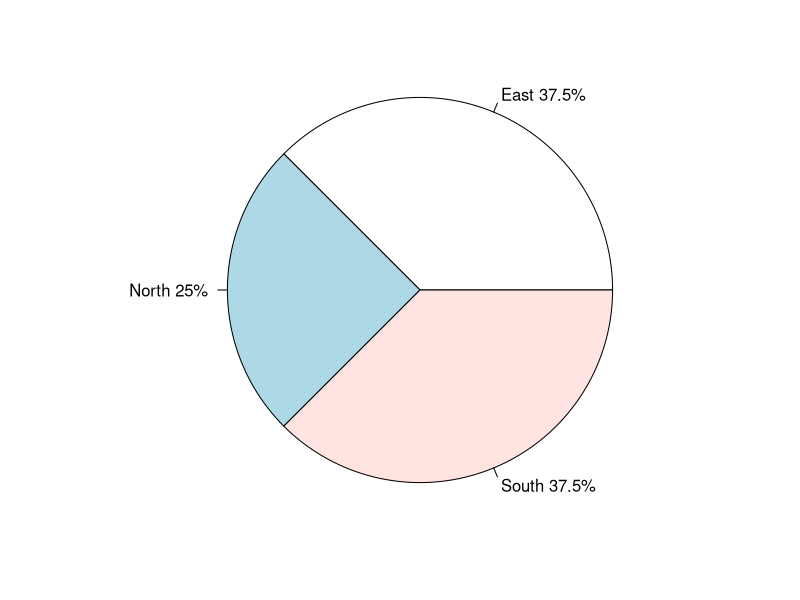
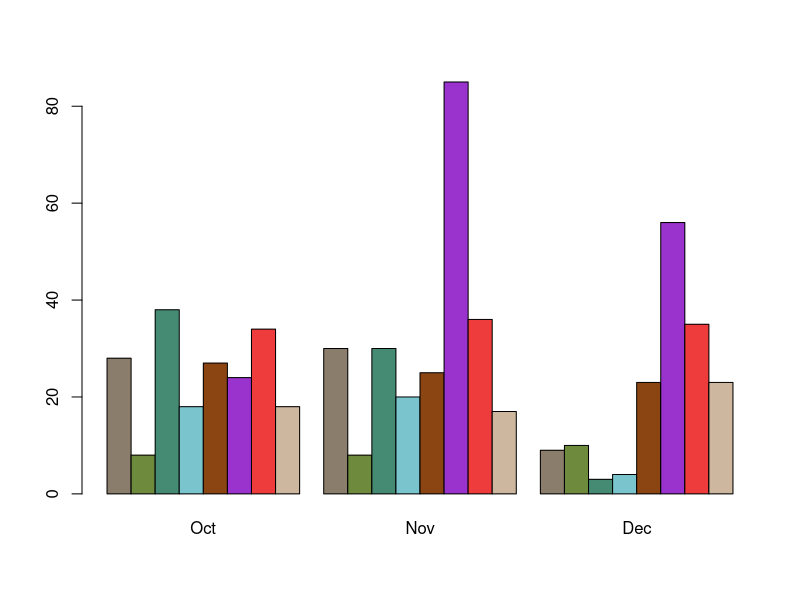
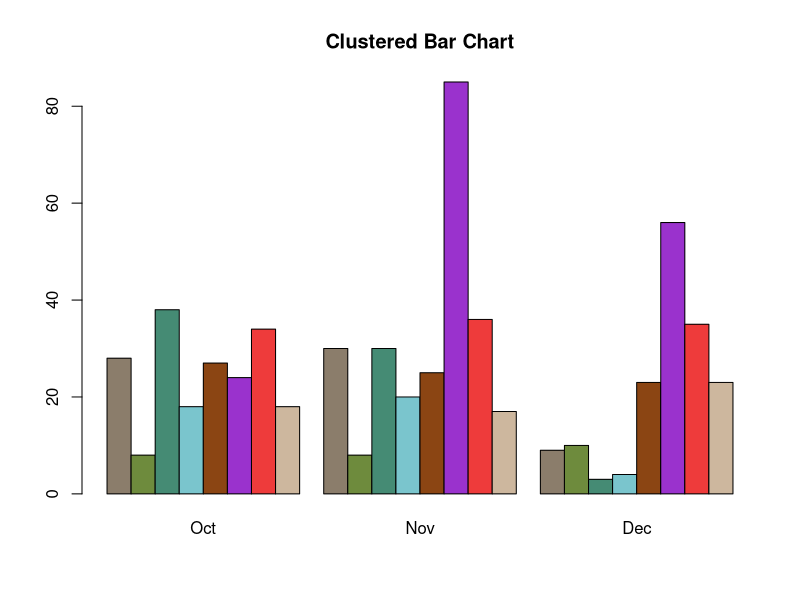
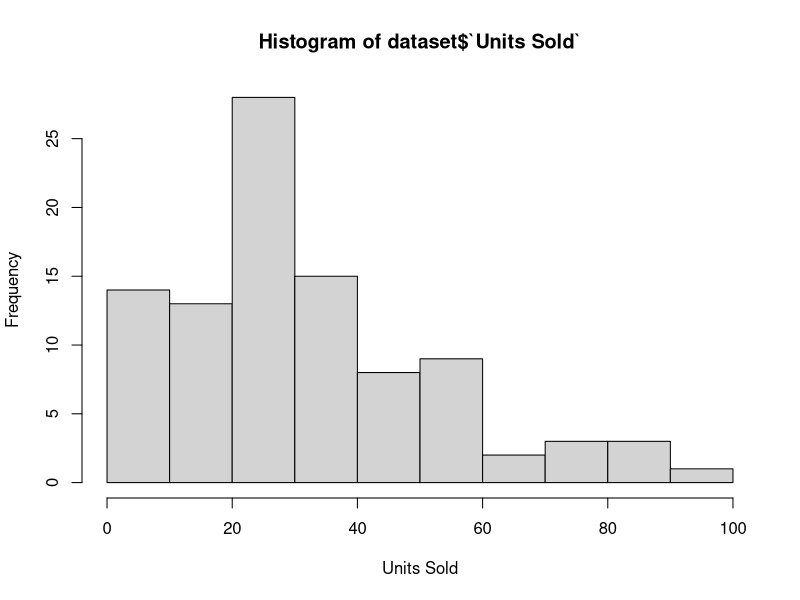

The R source for these figures, in order:
# Question 2
library(readxl)
dataset <- read_excel("Store and Regional Sales Database.xlsx", 
                      skip = 2)
View(dataset)

# Section (a)
n = nrow(dataset)
x = table(dataset$`Sales Region`)
lbls = names(x)
pct = x/n *100
lbls <- paste(lbls, pct)
lbls <- paste(lbls,"%",sep="")
pie(x, labels = lbls ,radius=1)

# Section (b)
monitor_24 = subset(dataset, dataset$`Item Description` == '24" Monitor')
monitor_24 = monitor_24[c("Store No.","Units Sold","Week Ending")]
monitor_24 = as.data.frame(monitor_24)
monitor_24 = reshape(monitor_24, idvar="Store No.", timevar="Week Ending", direction = "wide")
monitor_24 = as.matrix(monitor_24[2:4])
labels = c("Oct","Nov","Dec")
barplot(monitor_24, beside=T, col=colors()[c(23,89,12,45,56,98,34,22)], names.arg =labels)

# Alternatively ... 
library(reshape2)
monitor = subset(dataset, dataset$`Item Description` == '24" Monitor')
wsu = monitor[c("Store No.","Units Sold","Week Ending")]
wsu.wide = dcast(wsu, `Store No.` ~`Week Ending`, value.var="Units Sold")
value = as.matrix(wsu.wide[, c(4,3,2)])
barplot(value, main = "Clustered Bar Chart", beside=T, col=colors()[c(23,89,12,45,56,98,34,22)], names.arg =labels)

# Section (c)
hist(dataset$`Units Sold`,xlab="Units Sold")